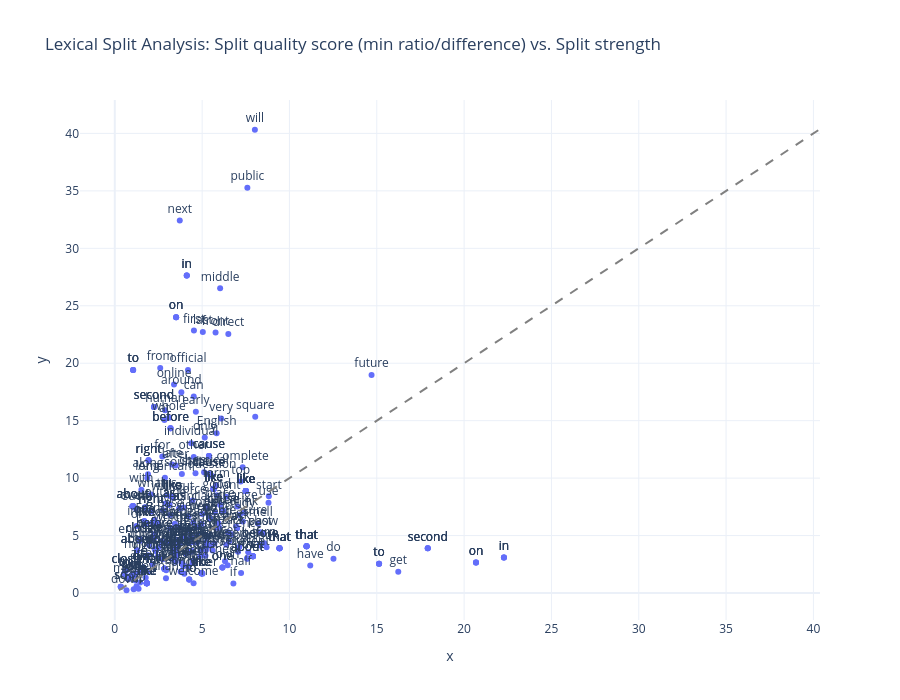

Write notebook code for a chart like this one.
### Code cell
import pandas as pd
import plotly.express as px


# Convert to DataFrame
df = pd.DataFrame(results)

# Create a readable string for the hover info
df['poses_str'] = df['poses_compared'].apply(lambda x: f"{x[0]} vs {x[1]}")
df['ratios_str'] = df['ratios'].apply(lambda x: ", ".join([f"{k}: {v}" for k, v in x.items()]))
df['densities_str'] = df['local_densities'].apply(lambda x: ", ".join([f"{k}: {v}" for k, v in x.items()]))
x_series = df['ratios'].apply(lambda x: list(x.values())[0])
y_series = df['ratios'].apply(lambda x: list(x.values())[1])
# Create the plot
fig = px.scatter(
    df, 
    x= df['ratios'].apply(lambda x: list(x.values())[0]), 
    y=df['ratios'].apply(lambda x: list(x.values())[1]), 
    text="lemma",  # This annotates the points
    hover_name="lemma",
    hover_data={
        "cross_dist": True,
        "split_strength": True,
        "poses_str": True,
        "ratios_str": True,
        "densities_str": True,
        "split_quality_score": True,
        "lemma": False # Hide it from the list since it's the title
    },
    labels={
        "cross_dist": "Cross Distance Score",
        "split_strength": "Split Strength Score",
        "poses_str": "POS Compared",
        "ratios_str": "Ratios",
        "densities_str": "Local Densities",
        "split_quality_score": "Min ratio/difference"
    },
    title="Lexical Split Analysis: Split quality score (min ratio/difference) vs. Split strength "
)

# Improve text positioning and appearance
fig.update_traces(textposition='top center')
fig.update_layout(
    height=700,
    template="plotly_white",
    hoverlabel=dict(bgcolor="white", font_size=12)
)
min_val = float(min(x_series.min(), y_series.min()))
max_val = float(max(x_series.max(), y_series.max()))
fig.add_shape(type="line", x0=min_val, y0=min_val, x1=max_val, y1=max_val, xref="x", yref="y", line=dict(color="gray", dash="dash"))

fig.show()

### Figure 1 — Plotly figure (JSON) as saved in the notebook; plotly's stock layout.template omitted (floating-point values rounded to 4 significant figures; data arrays with more than 128 entries replaced by an {"elided": "..."} marker saying what was removed)
{"data": [{"customdata": {"elided": "413x7 mixed values"}, "hovertemplate": "<b>%{hovertext}</b><br><br>x=%{x}<br>y=%{y}<br>Cross Distance Score=%{customdata[0]}<br>Split Strength Score=%{customdata[1]}<br>POS Compared=%{customdata[2]}<br>Ratios=%{customdata[3]}<br>Local Densities=%{customdata[4]}<br>Min ratio/difference=%{customdata[5]}<extra></extra>", "hovertext": {"elided": "413 str values"}, "legendgroup": "", "marker": {"color": "#636efa", "symbol": "circle"}, "mode": "markers+text", "name": "", "orientation": "v", "showlegend": false, "text": {"elided": "413 str values"}, "textposition": "top center", "type": "scatter", "x": {"elided": "413 float values"}, "xaxis": "x", "y": {"elided": "413 float values"}, "yaxis": "y"}], "layout": {"height": 700, "hoverlabel": {"bgcolor": "white", "font": {"size": 12}}, "legend": {"tracegroupgap": 0}, "shapes": [{"line": {"color": "gray", "dash": "dash"}, "type": "line", "x0": 0.24, "x1": 40.32, "xref": "x", "y0": 0.24, "y1": 40.32, "yref": "y"}], "title": {"text": "Lexical Split Analysis: Split quality score (min ratio/difference) vs. Split strength "}, "xaxis": {"anchor": "y", "domain": [0, 1], "title": {"text": "x"}}, "yaxis": {"anchor": "x", "domain": [0, 1], "title": {"text": "y"}}}}
